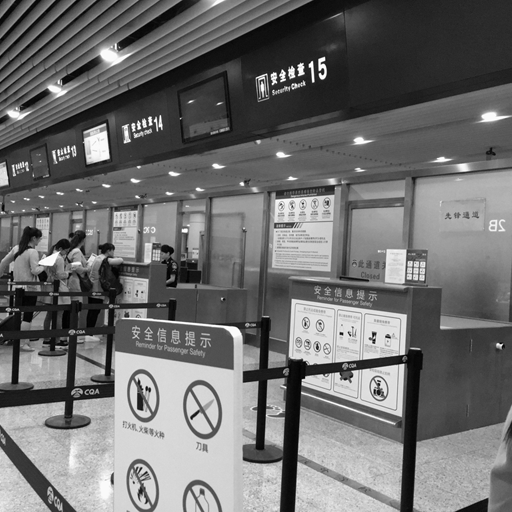
#> input picture DataAugmentation/data-augmentation-master/trainA/airport.bmp, 512 x 512 px; its folder holds only this picture in this run
$ python Image.py
#> lines starting #> are read from the running program, lines starting #| are printed output that depends on the picture
from PIL import Image,ImageChops
import matplotlib.pyplot as plt
import glob


#shift
def shift(im):
    plt.figure()
    plt.subplot(1,2,1)
    img = Image.open(im)
    plt.imshow(img)
    img2 = ImageChops.offset(img,200,100)  # 水平位移：200，垂直位移：100
    plt.subplot(1,2,2)
    plt.imshow(img2)
    plt.show()
    #img = img.resize((224, 224), resample=Image.LANCZOS)
    return img2


# 遮挡
def paste(im):
    plt.figure()
    plt.subplot(1, 2, 1)
    img = Image.open(im)
    plt.imshow(img)
    img2 = img.crop((0,0,80,80))  #裁剪原图中一部分作为覆盖图片
    img.paste(img2, (150, 150, 150+img2.size[0], 150+img2.size[1]))  #第二个参数是覆盖位置
    plt.subplot(1, 2, 2)
    plt.imshow(img)
    plt.show()
    return img


#剪切
def shear(im):
    plt.figure()
    plt.subplot(1, 2, 1)
    img = Image.open(im)
#> img is the input picture: PIL image 512x512 L; min 0, max 255, mean 110.8
    plt.imshow(img)
    #image = cv2.resize(image,(224,224))
    cropped = img.crop((100,100,500,500))  #坐标从左上开始
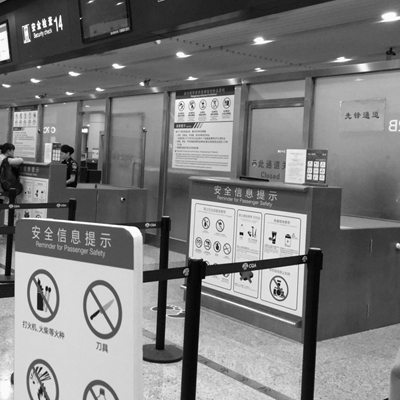
#> cropped: PIL image 400x400 L; min 0, max 255, mean 124.5
    plt.subplot(1, 2, 2)
    plt.imshow(cropped)
    plt.show()
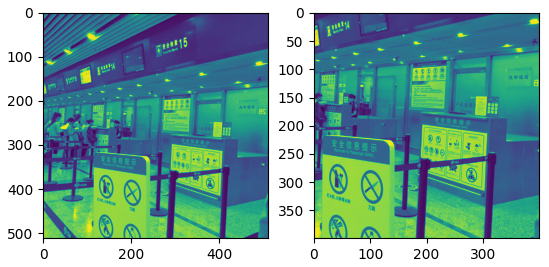
#> figure drawn by matplotlib, 2 panels
    return cropped


if __name__ == '__main__':
    cate = ['C:/Users/ASUS/Desktop/cyclegan/GAN/data-augmentation-master/trainA/']
    for idx, folder in enumerate(cate):
        for im in glob.glob(folder + '/*.bmp'):
            #img1=shift(im)
            img2=shear(im)
            #img3=paste(im)

$ run again, on DataAugmentation/data-augmentation-master/trainA/bridge.bmp
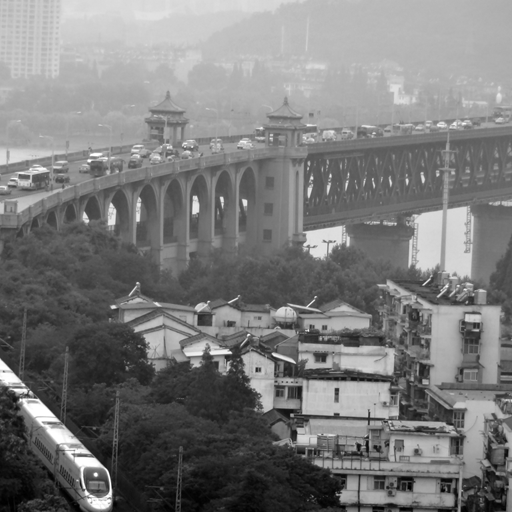
#> input picture DataAugmentation/data-augmentation-master/trainA/bridge.bmp, 512 x 512 px
#> in shear, img is the input picture: PIL image 512x512 L; min 0, max 255, mean 122.5
#> in shear, `cropped = img.crop((100,100,500,500))`:
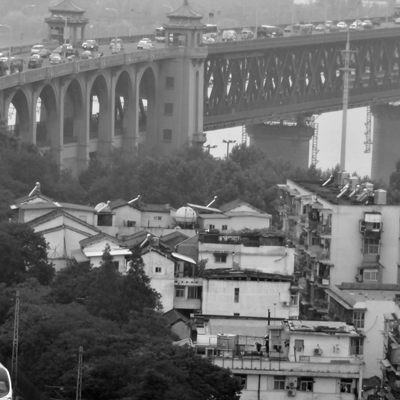
#> cropped: PIL image 400x400 L; min 0, max 255, mean 110.5
#> in shear, `plt.show()`:
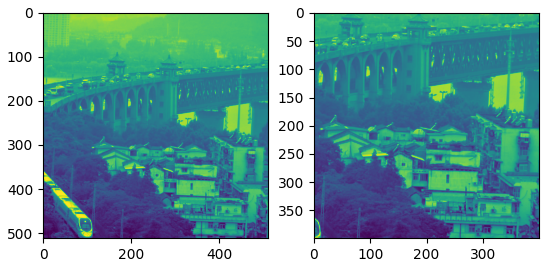
#> figure drawn by matplotlib, 2 panels

$ run again, on DataAugmentation/data-augmentation-master/trainA/bus.bmp
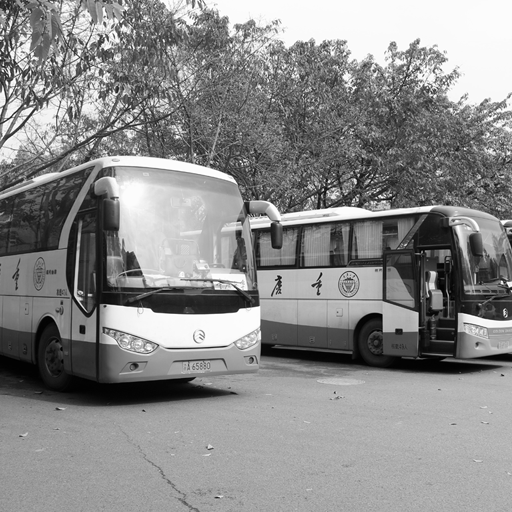
#> input picture DataAugmentation/data-augmentation-master/trainA/bus.bmp, 512 x 512 px
#> in shear, img is the input picture: PIL image 512x512 L; min 0, max 255, mean 138.5
#> in shear, `cropped = img.crop((100,100,500,500))`:
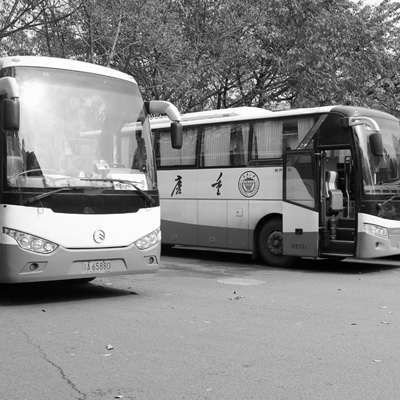
#> cropped: PIL image 400x400 L; min 0, max 255, mean 134.6
#> in shear, `plt.show()`:
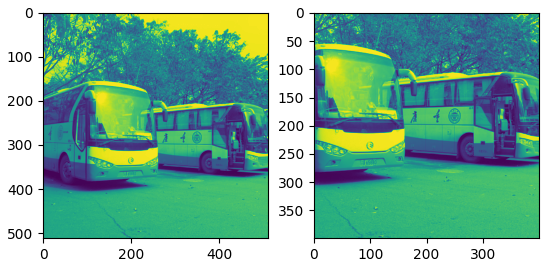
#> figure drawn by matplotlib, 2 panels

$ run again, on DataAugmentation/data-augmentation-master/trainA/child.bmp
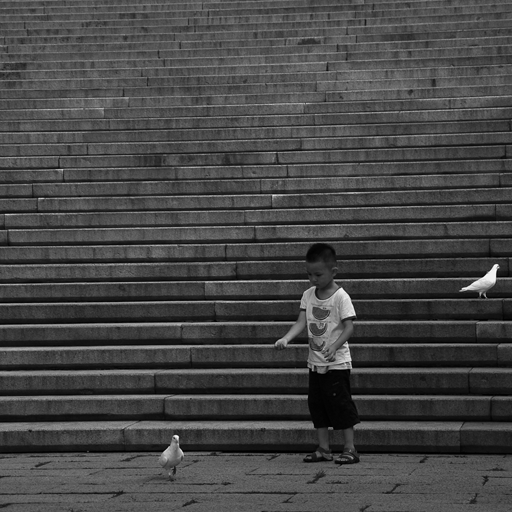
#> input picture DataAugmentation/data-augmentation-master/trainA/child.bmp, 512 x 512 px
#> in shear, img is the input picture: PIL image 512x512 L; min 0, max 255, mean 69.9
#> in shear, `cropped = img.crop((100,100,500,500))`:
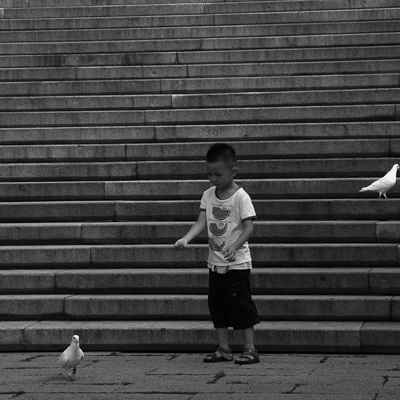
#> cropped: PIL image 400x400 L; min 0, max 255, mean 65.2
#> in shear, `plt.show()`:
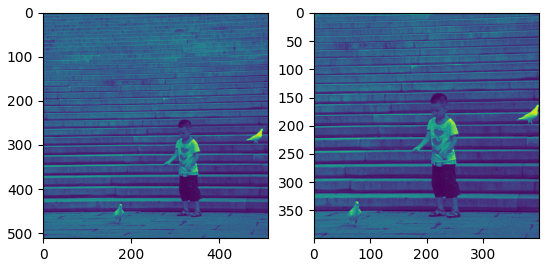
#> figure drawn by matplotlib, 2 panels

$ run again, on DataAugmentation/data-augmentation-master/trainA/animal.bmp
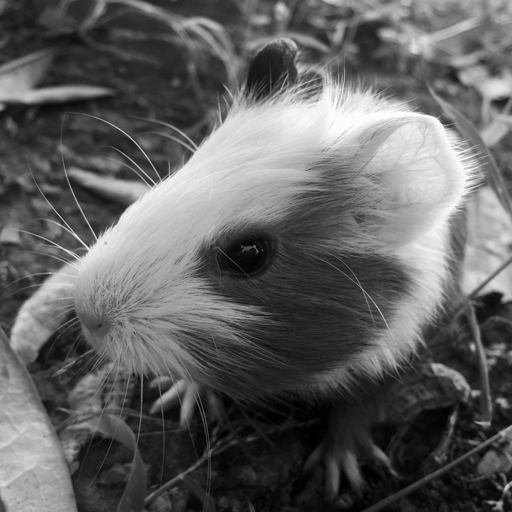
#> input picture DataAugmentation/data-augmentation-master/trainA/animal.bmp, 512 x 512 px
#> in shear, img is the input picture: PIL image 512x512 L; min 0, max 255, mean 96.7
#> in shear, `cropped = img.crop((100,100,500,500))`:
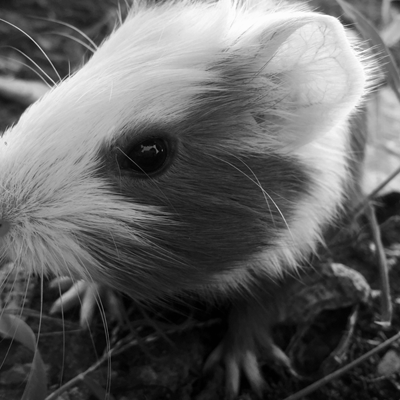
#> cropped: PIL image 400x400 L; min 0, max 255, mean 99.3
#> in shear, `plt.show()`:
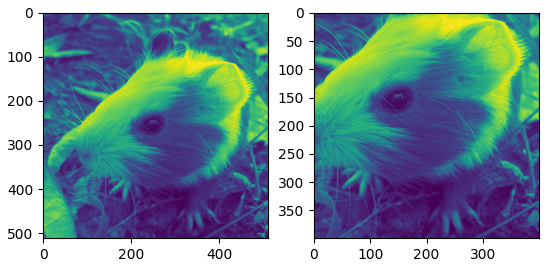
#> figure drawn by matplotlib, 2 panels
